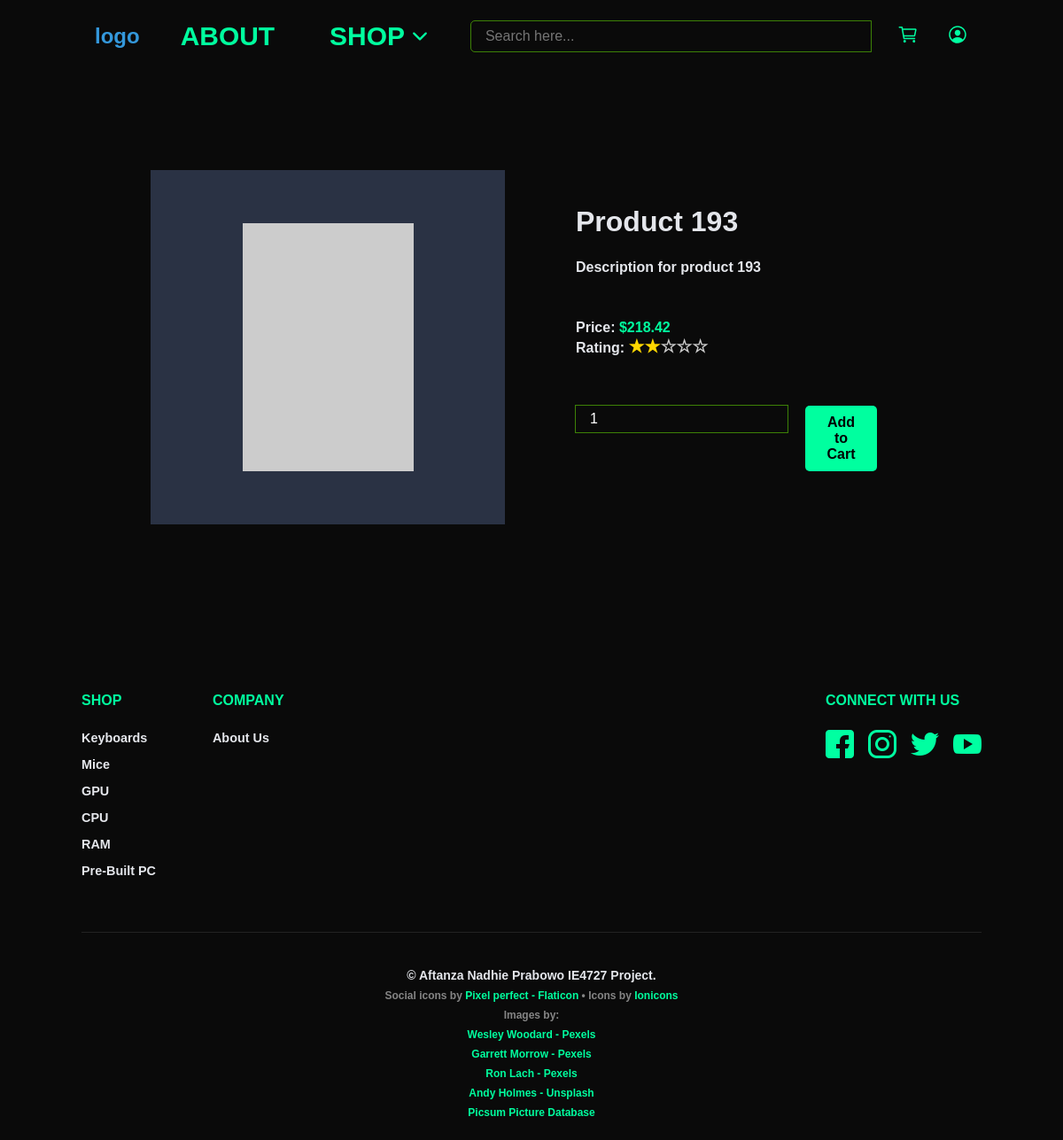
/shop/item/index.php?id=193, run on the app's committed database.
### tables this page shows
CREATE TABLE `listings` (
  `id` int(11) NOT NULL,
  `name` varchar(255) NOT NULL,
  `description` varchar(255) NOT NULL,
  `price` float NOT NULL,
  `category` enum('keyboards','mice','gpu','cpu','ram','prebuilt') NOT NULL,
  `img_url` varchar(255) NOT NULL,
  `brand` enum('apple','samsung','sony','dell','asus') NOT NULL,
  `rating` float NOT NULL,
  `created_at` datetime NOT NULL DEFAULT current_timestamp(),
  `updated_at` datetime NOT NULL DEFAULT current_timestamp() ON UPDATE current_timestamp()
);

### shop/item/index.php (the view, shortened to what this page needs)
<?php require_once 'global/php/convert_to_stars.php'; ?>
<!DOCTYPE html>
<html lang="en">
<head>
    <link rel="stylesheet" href="styles.css">
    <link rel="stylesheet" href="../../global/styles.css">
    <link rel="stylesheet" href="../../global/header/styles.css">
    <link rel="stylesheet" href="../../global/footer/styles.css">
</head>
<?php
$isLoggedIn = 'false';
?>
<?php
$conn = db_connect();
$product_id = '';
$product_name = '';
$product_desc = '';
$product_price = '';
$product_rating = '';
$product_image_url = '';
if (isset($_GET['id'])) {
    $sql = 'SELECT id, name, description, price, rating, img_url FROM listings WHERE id = ' . $_GET['id'];
    $res = mysqli_query($conn, $sql);
    $res_str = mysqli_fetch_all($res, MYSQLI_ASSOC);
    if ($res_str) {
        $product_id = $res_str[0]['id'];
        $product_name = $res_str[0]['name'];
        $product_desc = $res_str[0]['description'];
        $product_price = $res_str[0]['price'];
        $product_rating = $res_str[0]['rating'];
        $product_image_url = $res_str[0]['img_url'];
    } else {
        echo 'ERROR 404 ITEM NOT FOUND';
    }
} else {
    header('Location: /shop');
}
?>
<body class="item-page">
    <?php include('../../global/header/index.php'); ?>
    <div class="item-content-container">
        <div class="item-content Content">
            <div class="item-image-container">
                <div class="item-image">
                    <img src="<?php echo $product_image_url ?>" alt="Image">
                </div>
            </div>
            <div class="item-text-container">
                <h1 class="item-text-name"><?php echo $product_name ?></h1>
                <p class="item-text-description"><?php echo $product_desc ?></p>
                <p class="item-text-price">Price: <span class="color-green">$<?php echo $product_price ?></span></p>
                <p class="item-text-rating">Rating: <?php echo convertToStars($product_rating) ?></p>
                <div class="button-input-container">
                    <input id="input-product-details-cart" class="input-product-details-cart Input" type="number" min="1" oninput="checkMinOneItem(this)" value="1">
                    <button class="Button Button--secondary" onclick="handleAddToCart(<?php echo $isLoggedIn ?>, <?php echo $product_id ?>)">Add to Cart</button>
                </div>
            </div>
        </div>
    </div>
</body>
</html>

### global/php/convert_to_stars.php (shortened to what this page needs)
<?php
function convertToStars($rating)
{
    $fullStars = floor($rating);
    $halfStar = ($rating - $fullStars) >= 0.5 ? 1 : 0;
    $emptyStars = 5 - ($fullStars + $halfStar);
    $starRating = str_repeat('<span class="star full">★</span>', $fullStars);
    $starRating .= str_repeat('<span class="star empty">☆</span>', $emptyStars);
    return $starRating;
}

### shop/item/styles.css (style rules this page uses)
.color-green { color: var(--neon-green); }
.item-page { display: flex; flex-direction: column; min-height: 100vh; }
.item-content-container { border-radius: 15px; position: relative; flex: 1; padding: 40px; margin: 40px; display: flex; }
.item-content { display: flex; }
.item-content > div { flex: 1; }
.item-image-container { display: flex; justify-content: center; align-items: center; padding: 20px; }
.item-image { background-color: var(--tertiary-color); display: flex; justify-content: center; align-items: center; height: 400px; width: 400px; }
.item-text-container { display: flex; flex-direction: column; padding: 60px; }
.item-text-container > .item-text-name { margin-bottom: 24px; }
.item-text-container > .item-text-description { margin-bottom: 50px; }
.item-text-container .button-input-container { display: flex; gap: 20px; padding: 20px 0; margin-top: auto; }
.button-input-container input { height: 30px; }

### global/styles.css (style rules this page uses)
:root { --offwhite: #f2f7f6; --darkgrey: #333333; --teal: #74c7b8; --teal-dark: #43897a; --muted-rose: #c97d84; --muted-rose-dark: #a2333a; --cool-sage: #a2b8a5; --primary-color: #2c3e50; --secondary-color: #3498db; --tertiary-color: #2a3244; --accent-color: #e74c3c; --background-color: #0a0a0a; --text-color: #e4e6eb; --subtext-color: #707786; --subtext-color-variant: #979ca5; --hover-color: #2980b9; --neon-green: #00ff9f; --neon-green-muted: #74ff037c; --neon-green-variant: #4caf50; }
h1, h2, h3, h4, h5, h6, p, span { margin: 0; }
body { color: var(--text-color); position: relative; margin: 0 60px; background-color: var(--background-color); position: relative; font-family: "Quicksand", sans-serif; font-weight: 600; font-optical-sizing: auto; font-style: normal; }
.Content { padding: 10px; margin: 0 auto; min-height: 70%; }
.Button { display: inline-block; padding: 10px 20px; font-size: 16px; font-weight: 600; text-align: center; text-decoration: none; color: var(--text-color); background-color: transparent; border: none; border-radius: 5px; transition: all 0.3s ease; cursor: pointer; box-sizing: border-box; }
.Button--secondary { background-color: var(--neon-green); color: black; }
.star { font-size: 20px; color: gold; }
.star.empty { color: #ccc; }
.Input { box-sizing: border-box; padding: 0.5rem 1rem; border: none; font-size: 1rem; margin: 0; background-color: transparent; outline: solid 1px var(--neon-green-muted); color: white; }

### data on the page
listings: name "Product 193", description "Description for product 193", price "218.42", rating "★ ★", rating "☆ ☆ ☆"
